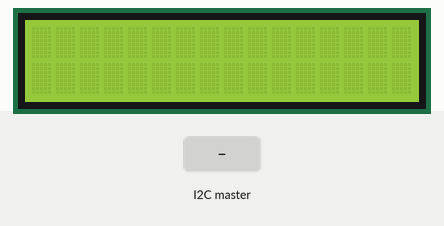
Simulated run of this sketch. Board: Arduino Uno, built with avr-gcc and run on an emulated ATmega328P. Parts: 16×2 character LCD. The test bench sets the inputs (shaded band). What the sketch prints to the serial monitor is not drawn.

Above: at 1.2 s.
1.3 s: the I2C master sends the byte 1
2.8 s: the I2C master sends the byte 0
4.3 s: the I2C master sends the byte 2
5.8 s: the I2C master sends the byte 90
At 6.9 s:
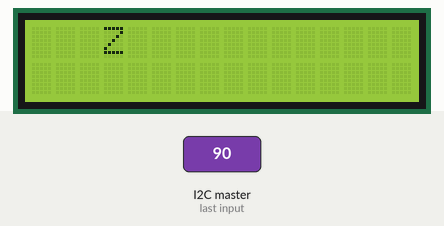
7.3 s: the I2C master sends the byte 200
At 8.1 s:
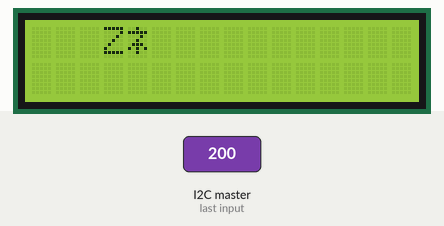
8.8 s: the I2C master sends the byte 1
Timing chart, 0 to 11.3 s (numbered marks = the images above; inputs shaded):
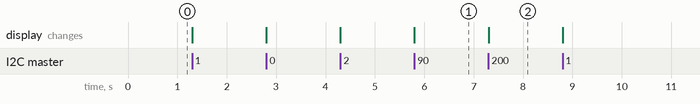

The sketch:

Lab8-Master.ino
```cpp
//Lab08-I2C通訊
// master_sender.ino
// Refer to the "slave_receiver" example for use with this
#include <Wire.h>

// 引用 LiquidCrystal Library
#include <LiquidCrystal.h>

// 建立 LiquidCrystal 的變數 lcd
//                 LCD 接腳:  rs, enable, d4, d5, d6, d7
//      對應到 Arduino 接腳:  12,     11,  5,  4,  3,  2
LiquidCrystal lcd(12, 11, 5, 4, 3, 2);


const int SLAVE_ADDRESS = 1;
const int MASTER_ADDRESS = 2;

char incomingByte = 0;

void setup() {
  Wire.begin(MASTER_ADDRESS);         // join I2C bus as a Master
  Wire.onReceive(receiveEvent);

  Serial.begin(9600);
  Serial.println("Type something to send:");


  //LCD

  // 設定 LCD 的行列數目 (2 x 16)
  lcd.begin(16, 2);


  // 列印 "Hello World" 訊息到 LCD 上
//  lcd.print("03050485");

  // 將游標設到 column 0, line 1
  // (注意: line 1 是第二行(row)，因為是從 0 開始數起):
 // lcd.setCursor(0, 1);

//  lcd.print("Hana Sun");

}

void loop() {
  //  // 列印 Arduino 重開之後經過的秒數
//  lcd.print(millis()/1000);
  /*
  while(Serial.available()){
    lcd.write(Serial.read());
  }
  */
}

void serialEvent()
{
  // read one byte from serial port
  incomingByte = Serial.read();

  // send the received data to slave
  Wire.beginTransmission(SLAVE_ADDRESS);
  Wire.write(incomingByte);
  Wire.endTransmission();
}

void receiveEvent(int howMany)
{
  while (Wire.available())
  {
    // receive one byte from Master
    incomingByte = Wire.read();
    Serial.print(incomingByte);
    lcd.write(incomingByte);
//    lcd.setCursor(10, 1);
  }
}
```

Measured:
- after the input at 5.8 s, the display: changes at once (image 1)
- after the input at 7.3 s, the display: changes at once (image 2)
